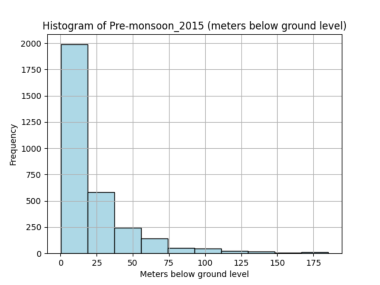

Reproduce this figure in Python.
import pandas as pd
import numpy as np
import matplotlib.pyplot as plt


df = pd.read_csv('dataset.csv', encoding='latin1')
feature = 'Pre-monsoon_2015 (meters below ground level)'  


data = pd.to_numeric(df[feature], errors='coerce').dropna()


counts, bins = np.histogram(data, bins=10)

# Show histogram info
print("Histogram counts per bucket:", counts)
print("Bin ranges:", bins)

# Mean & variance
mean_val = np.mean(data)
var_val = np.var(data)

print(f"Variance of {feature}: {var_val:.2f}")
print(f"Mean of {feature}: {mean_val:.2f}")


# Plot
plt.hist(data, bins=10, color='lightblue', edgecolor='black')
plt.title(f"Histogram of {feature}")
plt.xlabel("Meters below ground level")
plt.ylabel("Frequency")
plt.grid(True)
plt.show()
